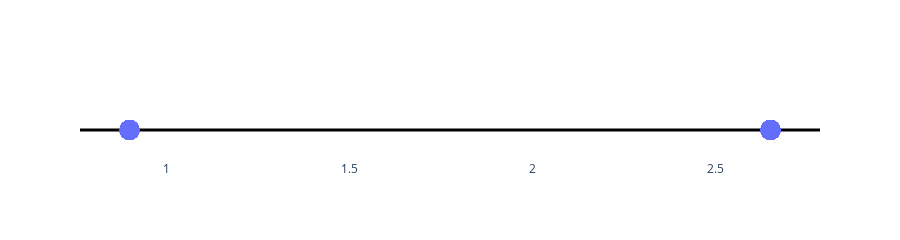
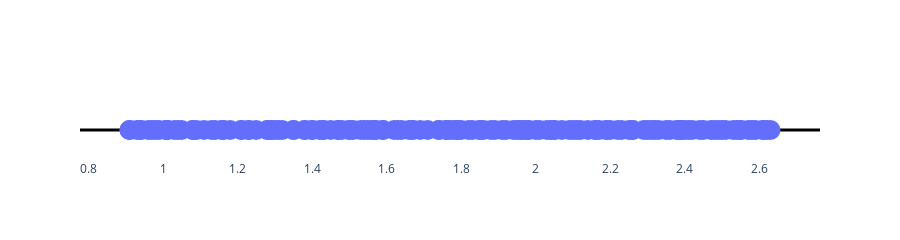

The notebook cell these images were saved under, in order:
### Code cell
# https://community.plotly.com/t/plotting-a-simple-1d-number-line/39169/4
import plotly.graph_objects as go
fig = go.Figure()
x = three_grid["radius"]
fig.add_trace(go.Scatter(
    x=x, y=[0] * len(x), mode='markers', marker_size=20,
))
fig.update_xaxes(showgrid=False)
fig.update_yaxes(showgrid=False, 
                 zeroline=True, zerolinecolor='black', zerolinewidth=3,
                 showticklabels=False)
fig.update_layout(height=200, plot_bgcolor='white')
fig.show()

fig3 = go.Figure()
x3 = three_random["radius"]
fig3.add_trace(go.Scatter(
    x=x3, y=[0] * len(x3), mode='markers', marker_size=20,
))
fig3.update_xaxes(showgrid=False)
fig3.update_yaxes(showgrid=False, 
                 zeroline=True, zerolinecolor='black', zerolinewidth=3,
                 showticklabels=False)
fig3.update_layout(height=200, plot_bgcolor='white')
fig3.show()

fig4 = go.Figure()
x4 = three_LH["radius"]
fig4.add_trace(go.Scatter(
    x=x4, y=[0] * len(x4), mode='markers', marker_size=20,
))
fig4.update_xaxes(showgrid=False)
fig4.update_yaxes(showgrid=False, 
                 zeroline=True, zerolinecolor='black', zerolinewidth=3,
                 showticklabels=False)
fig4.update_layout(height=200, plot_bgcolor='white')
fig4.show()

fig2 = go.Figure()
x2 = three_sobol["radius"]
fig2.add_trace(go.Scatter(
    x=x2, y=[0] * len(x2), mode='markers', marker_size=20,
))
fig2.update_xaxes(showgrid=False)
fig2.update_yaxes(showgrid=False, 
                 zeroline=True, zerolinecolor='black', zerolinewidth=3,
                 showticklabels=False)
fig2.update_layout(height=200, plot_bgcolor='white')
fig2.show()

fig5 = go.Figure()
x5 = three_halton["radius"]
fig5.add_trace(go.Scatter(
    x=x5, y=[0] * len(x2), mode='markers', marker_size=20,
))
fig5.update_xaxes(showgrid=False)
fig5.update_yaxes(showgrid=False, 
                 zeroline=True, zerolinecolor='black', zerolinewidth=3,
                 showticklabels=False)
fig5.update_layout(height=200, plot_bgcolor='white')
fig5.show()

### Figure 1 — Plotly figure (JSON) as saved in the notebook; plotly's stock layout.template omitted (floating-point values rounded to 4 significant figures)
{"data": [{"marker": {"size": 20}, "mode": "markers", "type": "scatter", "x": [0.9, 0.9, 0.9, 0.9, 2.65, 2.65, 2.65, 2.65, 0.9, 0.9, 0.9, 0.9, 2.65, 2.65, 2.65, 2.65, 0.9, 0.9, 0.9, 0.9, 2.65, 2.65, 2.65, 2.65, 0.9, 0.9, 0.9, 0.9, 2.65, 2.65, 2.65, 2.65, 0.9, 0.9, 0.9, 0.9, 2.65, 2.65, 2.65, 2.65, 0.9, 0.9, 0.9, 0.9, 2.65, 2.65, 2.65, 2.65, 0.9, 0.9, 0.9, 0.9, 2.65, 2.65, 2.65, 2.65, 0.9, 0.9, 0.9, 0.9, 2.65, 2.65, 2.65, 2.65], "y": [0, 0, 0, 0, 0, 0, 0, 0, 0, 0, 0, 0, 0, 0, 0, 0, 0, 0, 0, 0, 0, 0, 0, 0, 0, 0, 0, 0, 0, 0, 0, 0, 0, 0, 0, 0, 0, 0, 0, 0, 0, 0, 0, 0, 0, 0, 0, 0, 0, 0, 0, 0, 0, 0, 0, 0, 0, 0, 0, 0, 0, 0, 0, 0]}], "layout": {"height": 200, "plot_bgcolor": "white", "xaxis": {"showgrid": false}, "yaxis": {"showgrid": false, "showticklabels": false, "zeroline": true, "zerolinecolor": "black", "zerolinewidth": 3}}}

### Figure 2 — Plotly figure (JSON) as saved in the notebook; plotly's stock layout.template omitted (floating-point values rounded to 4 significant figures; data arrays with more than 128 entries replaced by an {"elided": "..."} marker saying what was removed)
{"data": [{"marker": {"size": 20}, "mode": "markers", "type": "scatter", "x": {"elided": "150 float values"}, "y": {"elided": "150 int values"}}], "layout": {"height": 200, "plot_bgcolor": "white", "xaxis": {"showgrid": false}, "yaxis": {"showgrid": false, "showticklabels": false, "zeroline": true, "zerolinecolor": "black", "zerolinewidth": 3}}}
